Frame 1 (no input): blank canvas, image omitted
Frame 60 (no input): blank canvas, image omitted
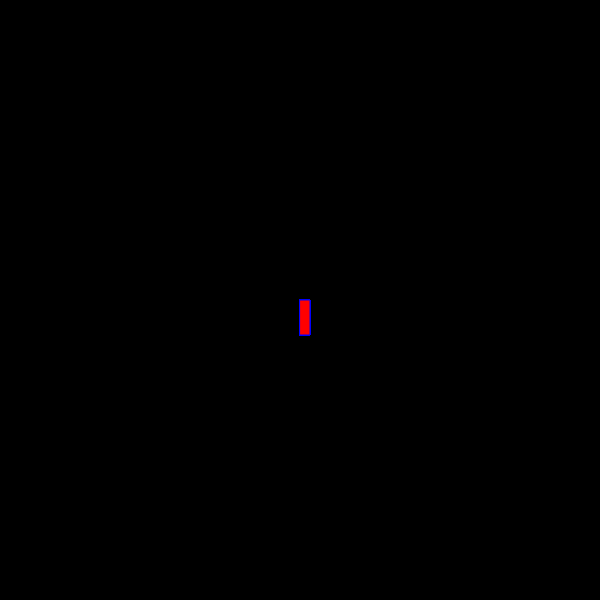
Frame 120 (the mouse pressed at the canvas centre since frame 60)

The p5.js sketch whose frames 1 and 60 were blank and that drew this single picture after the mouse press (run headless with seeded random() and noise() and a simulated clock; from frame 60 on, the mouse is pressed at the canvas centre):

// p5.js sketch
// ── sketch.js
function setup() {createCanvas(600, 600);
  background("black")}


function draw() {
  stroke("blue");
  fill("red");
  
  if(mouseIsPressed){
    rect(mouseX,mouseY, 10, 35);
  }
  
}

// ── style.css
html, body {
  margin: 0;
  padding: 0;
}
canvas {
  display: block;
}
h1{color:red}
